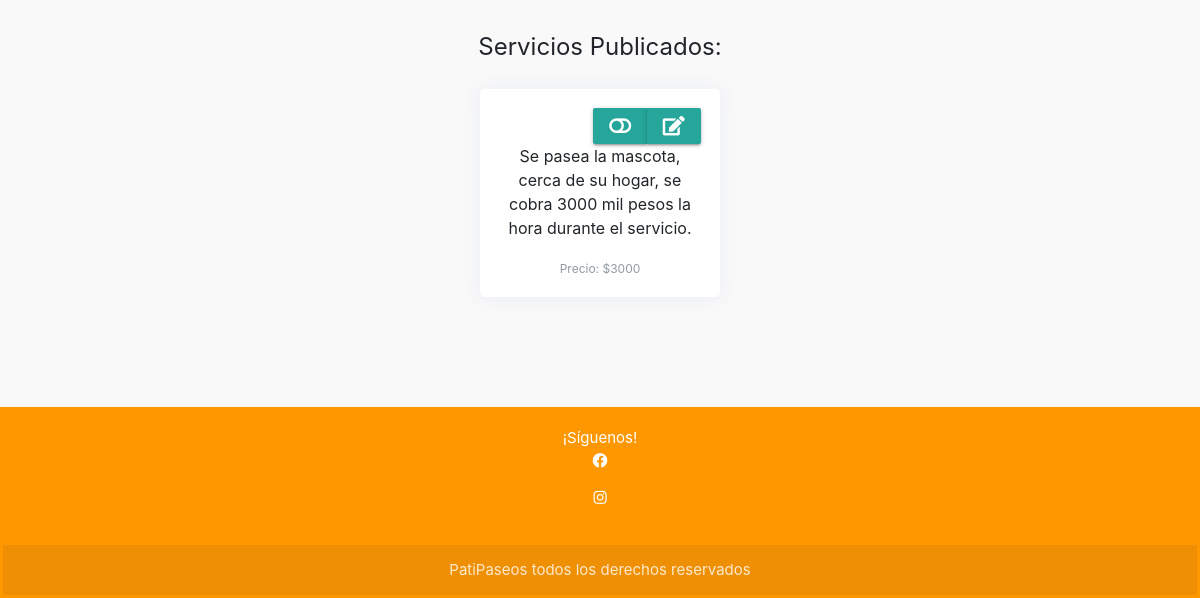
The app's page /perfil/ (signed in, lower part), older data.
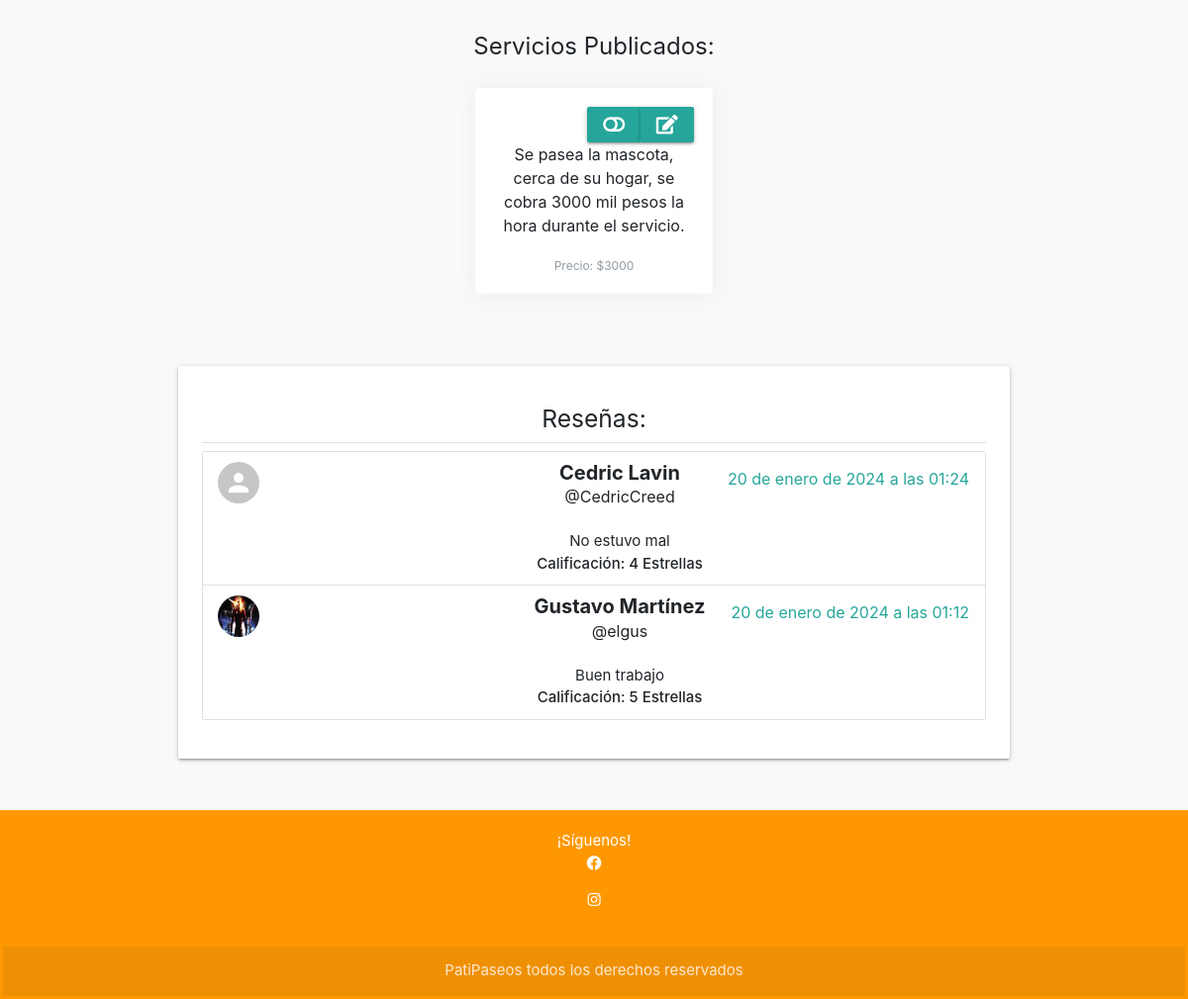
The same page, newer data.
### app_mascotas/models.py (models this page shows, shortened)
class Servicio(models.Model):
    id_servicio = models.AutoField(primary_key=True)
    descripcion = models.TextField()
    precio = models.IntegerField()
    es_activo = models.BooleanField(default=True)
    cuidador = models.ForeignKey(Cuidador, on_delete=models.CASCADE)
    tipo_servicio = models.ForeignKey(TipoServicio, on_delete=models.CASCADE)

class Resena(models.Model):
    cuidador = models.ForeignKey(Cuidador, on_delete=models.CASCADE, related_name='resenas')
    autor = models.ForeignKey(Propietario, on_delete=models.CASCADE)
    texto = models.TextField()
    calificacion = models.PositiveIntegerField(
        validators=[MinValueValidator(1), MaxValueValidator(5)]
    )
    fecha_creacion = models.DateTimeField(auto_now_add=True)

class Propietario(AbstractUser):
    rut = models.CharField(max_length=20, unique=True, default="")
    direccion = models.CharField(max_length=255, default="")
    imagen = models.ImageField(upload_to="imgprod", null=True, blank=True)
    es_cuidador = models.BooleanField(default=False)
    telefono = models.CharField(max_length=15, blank=True, null=True)

### app_mascotas/views.py (the view)
# urls.py: path('perfil/', views.perfil, name='perfil'),
@login_required
def perfil(request):
    context = {}
    reseñas_cuidador = []
    cuidador_data = None
    form_mascota = frmMascota()
    if request.method == 'POST':
        form_mascota = frmMascota(request.POST, request.FILES)
        if form_mascota.is_valid():
            nueva_mascota = form_mascota.save(commit=False)
            nueva_mascota.propietario = request.user  # Asigna el propietario de la mascota
            nueva_mascota.save()
            messages.success(request, 'Mascota agregada con éxito.')
            return redirect('perfil')
    else:
        form_mascota = frmMascota()
    todas_mascotas_usuario = Mascota.objects.filter(propietario=request.user)
    mascotas_activas = todas_mascotas_usuario.filter(es_activo=True)
    mascotas_desactivadas = todas_mascotas_usuario.filter(es_activo=False)
    check = Propietario.objects.filter(pk=request.user.id)
    if len(check) > 0:
        data = Propietario.objects.get(pk=request.user.id)
        context["data"] = data
        if data.es_cuidador:
            cuidador_data = Cuidador.objects.filter(propietario=data).first()
            servicios = Servicio.objects.filter(cuidador=cuidador_data)
            servicios_activos = servicios.filter(es_activo=True)
            servicios_desactivados = servicios.filter(es_activo=False)
            context["cuidador_data"] = cuidador_data
            context["servicios_activos"] = servicios_activos
            context["servicios_desactivados"] = servicios_desactivados
            context["cuidador_data"] = cuidador_data
            reseñas_cuidador = Resena.objects.filter(cuidador=cuidador_data).order_by('-fecha_creacion')
            paginator = Paginator(reseñas_cuidador, 3)
            page_number = request.GET.get('page')
            reseñas_paginadas = paginator.get_page(page_number)
            context["reseñas_cuidador"] = reseñas_paginadas
            if cuidador_data:
                if 'cambiar_disponibilidad' in request.POST:
                    if cuidador_data.disponibilidad == 'Disponible':
                        cuidador_data.disponibilidad = 'Ocupado'
                    elif cuidador_data.disponibilidad == 'Ocupado':
                        cuidador_data.disponibilidad = 'En un trabajo'
                    else:
                        cuidador_data.disponibilidad = 'Disponible'
                    cuidador_data.save()
                    messages.success(request, 'Disponibilidad cambiada con éxito.')
    else:
        data = None
    context["mascotas_activas"] = mascotas_activas
    context["mascotas_desactivadas"] = mascotas_desactivadas
    context["form_mascota"] = form_mascota
    return render(request, "app_mascotas/perfil.html", context)

### app_mascotas/templates/app_mascotas/perfil.html (shortened to what this page needs)
{% extends "app_mascotas/base.html" %}
{% load static %}
{% load crispy_forms_tags %}
{% block content %}
<div class="page-content page-container" id="page-content">
{% if cuidador_data and servicios_activos %}
    <div class="col-md-12">
        <h2 class="text-center">Servicios Publicados:</h2>
    </div>
    <div class="container">
        <div class="row justify-content-center">
            {% for servicio in servicios_activos %}
                <div class="col-md-4 mb-4">
                    <div class="card">
                        <div class="card-body">
                            <div class="d-flex justify-content-between align-items-start">
                                <div class="btn-group">
                                    <form method="post" action="{% url 'desactivar_servicio' servicio.id_servicio %}">
                                        <button class='btn' type="submit"><i class="fas fa-toggle-off"></i></button>
                                    </form>
                                    <a class="btn" href="{% url "modificar_servicio" servicio.id_servicio %}">
                                        <i class="fas fa-edit"></i>
                                    </a>
                                </div>
                            </div>
                            <p class="card-text">{{ servicio.descripcion }}</p>
                            <p class="card-text"><small class="text-muted">Precio: ${{ servicio.precio }}</small></p>
                        </div>
                    </div>
                </div>
            {% empty %}
                <div class="col-md-12">
                    <p>Sin servicios publicados</p>
                </div>
            {% endfor %}
        </div>
    </div>
{% else %}
    <div class="col-md-12">
        <p></p>
    </div>
{% endif %}
{% if reseñas_cuidador %}
<div class="card-panel custom-card">
    <h5>Reseñas:</h5>
    <div class="divider"></div>
    <ul class="collection">
        {% for resena in reseñas_cuidador %}
            <li class="collection-item avatar">
                {% if resena.autor.imagen %}
                    <img src="{{ resena.autor.imagen.url }}" class="circle responsive-img">
                {% else %}
                    <img src="{% static 'img/no_avatar.jpg' %}" class="circle responsive-img">
                {% endif %}
                <span style="font-weight: bold; font-size: 20px" class="title">{{ resena.autor.first_name }} {{ resena.autor.last_name }}</span>
                <span class="title secondary-content">{{ resena.fecha_creacion }}</span>
                <p>@{{ resena.autor.username }}</p>
                <br>
                {{ resena.texto }}
                <br>
                <strong>Calificación: {{ resena.calificacion }} Estrellas</strong>
            </li>
        {% empty %}
            <div class="center-align">
                <h5>Sin reseñas</h5>
                <span>Sé el primero en dejar una reseña</span>
            </div>
        {% endfor %}
    </ul>
</div>
{% endif %}
</div>
{% endblock %}

Row changes from the older to the newer data that the page shows:
added Resena: autor.first_name "Cedric", autor.last_name "Lavin", fecha_creacion "20 de enero de 2024 a las 01:24", autor.username "CedricCreed", texto "No estuvo mal", calificacion "4"
added Resena: autor.imagen (picture), autor.first_name "Gustavo", autor.last_name "Martínez", fecha_creacion "20 de enero de 2024 a las 01:12", autor.username "elgus", texto "Buen trabajo", calificacion "5"
Text that changed along with them:
text now shown: "Reseñas:"
